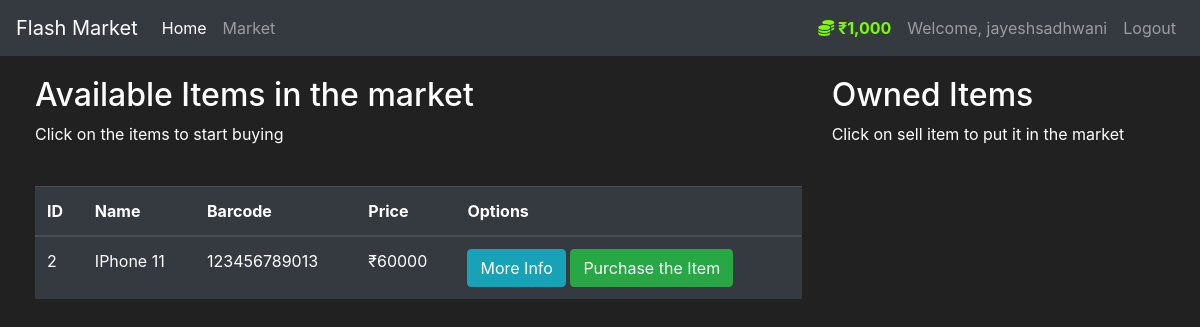
The app's page /market (signed in) with its own data.
### market/models.py (models this page shows, shortened)
class User(db.Model, UserMixin):
    id = db.Column(db.Integer(), primary_key=True)
    username = db.Column(db.String(length=30), nullable=False, unique=True)
    email_address = db.Column(db.String(length=50),
                              nullable=False, unique=True)
    password_hash = db.Column(db.String(length=60), nullable=False)
    budget = db.Column(db.Integer(), nullable=False, default=1000)
    items = db.relationship('Item', backref='owned_user', lazy=True)
    @property
    def prettier_budget(self):
        if len(str(self.budget)) >= 4:
            return f'₹{str(self.budget)[:-3]},{str(self.budget)[-3:]}'
        else:
            return f'₹{self.budget}'
    @property
    def password(self):
        return self.password

class Item(db.Model):
    id = db.Column(db.Integer(), primary_key=True)
    name = db.Column(db.String(length=30), nullable=False, unique=True)
    price = db.Column(db.Integer(), nullable=False)
    barcode = db.Column(db.String(length=12), nullable=False, unique=True)
    description = db.Column(db.String(length=1024),
                            nullable=False, unique=True)
    owner = db.Column(db.Integer(), db.ForeignKey('user.id'))

### market/routes.py (the view, shortened to what this page needs)
@app.route('/market', methods=['GET', 'POST'])
@login_required
def market():
    purchase_form = PurchaseItemForm()
    if request.method == 'GET':
        items = Item.query.filter_by(owner=None)
        return render_template('market.html', items=items, purchase_form=purchase_form)

### market/models.py (called while the page is built)
@login_manager.user_loader
def load_user(user_id):
    return User.query.get(int(user_id))

### market/templates/market.html (shortened to what this page needs)
{% extends 'base.html' %}
{% block content %}
<div class='row' style='margin-top: 20px; margin-left: 20px'>
    <div class='col-8'>
        <h2>Available Items in the market</h2>
        <p>Click on the items to start buying</p>
        <br>
        <table class="table table-hover table-dark">
            <thead>
                <tr>
                    <th scope="col">ID</th>
                    <th scope="col">Name</th>
                    <th scope="col">Barcode</th>
                    <th scope="col">Price</th>
                    <th scope="col">Options</th>
                </tr>
            </thead>
            <tbody>
                {% for item in items %}
                    <tr>
                        <td>{{item.id}}</td>
                        <td>{{item.name}}</td>
                        <td>{{item.barcode}}</td>
                        <td>₹{{item.price}}</td>
                        <td>
                            <button class="btn btn-outline btn-info" data-toggle='modal' data-target="#Modal-MoreInfo-{{ item.id }}">More Info</button>
                            <button class="btn btn-outline btn-success" data-toggle='modal' data-target="#Modal-PurchaseConfirm-{{ item.id }}">Purchase the Item</button>
                        </td>
                    </tr>
                {% endfor %}
            </tbody>
        </table>
    </div>
    <div class='col-4'>
        <h2>Owned Items</h2>
        <p>Click on sell item to put it in the market</p>
        <br>
    </div>
</div>
{% endblock %}

### market/templates/base.html (shortened to what this page needs)
<!doctype html>
<html lang="en">
   <head>
      <link rel="stylesheet" href="https://cdn.jsdelivr.net/npm/bootstrap@4.5.3/dist/css/bootstrap.min.css">
   </head>
   <body>
    <nav class="navbar navbar-expand-md navbar-dark bg-dark">
        <a class="navbar-brand" href="#">Flash Market</a>
        <div class="collapse navbar-collapse" id="navbarNav">
            <ul class="navbar-nav mr-auto">
                <li class="nav-item active">
                    <a class="nav-link" href="{{ url_for('index') }}">Home <span class="sr-only">(current)</span></a>
                </li>
                <li class="nav-item">
                    <a class="nav-link" href="{{ url_for('market') }}">Market</a>
                </li>
            </ul>
            {% if current_user.is_authenticated %}
                <ul class="navbar-nav">
                    <li class="nav-item">
                        <a class="nav-link" style='color:lawngreen; font-weight: bold;'>
                            <i class='fas fa-coins'></i>
                            {{ current_user.prettier_budget }}
                        </a>
                    </li>
                    <li class="nav-item">
                        <a class="nav-link">Welcome, {{ current_user.username }}</a>
                    </li>
                    <li class="nav-item">
                        <a class="nav-link" href="{{ url_for('logout') }}">Logout</a>
                    </li>
                </ul>
            {% endif %}
        </div>
    </nav>
    {% block content %}
    {% endblock %}
   </body>
</html>

### market/templates/base.html (style rules this page uses)
body { background-color: #212121; color: white }

### records on screen
User: prettier_budget "₹1,000", username "jayeshsadhwani"
Item: id "2", name "IPhone 11", barcode "123456789013", price "60000"
